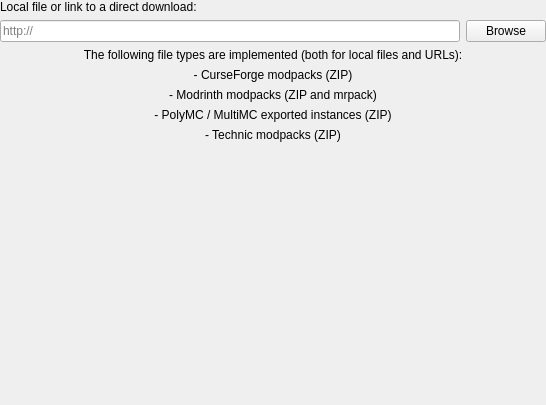
<?xml version="1.0" encoding="UTF-8"?>
<ui version="4.0">
 <class>ImportPage</class>
 <widget class="QWidget" name="ImportPage">
  <property name="geometry">
   <rect>
    <x>0</x>
    <y>0</y>
    <width>546</width>
    <height>405</height>
   </rect>
  </property>
  <layout class="QGridLayout" name="gridLayout">
   <property name="leftMargin">
    <number>0</number>
   </property>
   <property name="topMargin">
    <number>0</number>
   </property>
   <property name="rightMargin">
    <number>0</number>
   </property>
   <property name="bottomMargin">
    <number>0</number>
   </property>
   <item row="2" column="0">
    <widget class="QLineEdit" name="modpackEdit">
     <property name="placeholderText">
      <string notr="true">http://</string>
     </property>
    </widget>
   </item>
   <item row="2" column="1">
    <widget class="QPushButton" name="modpackBtn">
     <property name="text">
      <string>Browse</string>
     </property>
    </widget>
   </item>
   <item row="3" column="0" rowspan="2" colspan="2">
    <layout class="QVBoxLayout" name="verticalLayout">
     <item>
      <widget class="QLabel" name="label">
       <property name="text">
        <string>The following file types are implemented (both for local files and URLs):</string>
       </property>
       <property name="alignment">
        <set>Qt::AlignCenter</set>
       </property>
      </widget>
     </item>
     <item>
      <widget class="QLabel" name="label_5">
       <property name="text">
        <string>- CurseForge modpacks (ZIP)</string>
       </property>
       <property name="alignment">
        <set>Qt::AlignCenter</set>
       </property>
      </widget>
     </item>
     <item>
      <widget class="QLabel" name="label_3">
       <property name="text">
        <string>- Modrinth modpacks (ZIP and mrpack)</string>
       </property>
       <property name="alignment">
        <set>Qt::AlignCenter</set>
       </property>
      </widget>
     </item>
     <item>
      <widget class="QLabel" name="label_2">
       <property name="text">
        <string>- PolyMC / MultiMC exported instances (ZIP)</string>
       </property>
       <property name="alignment">
        <set>Qt::AlignCenter</set>
       </property>
      </widget>
     </item>
     <item>
      <widget class="QLabel" name="label_4">
       <property name="text">
        <string>- Technic modpacks (ZIP)</string>
       </property>
       <property name="alignment">
        <set>Qt::AlignCenter</set>
       </property>
      </widget>
     </item>
    </layout>
   </item>
   <item row="5" column="0" colspan="2">
    <spacer name="verticalSpacer">
     <property name="orientation">
      <enum>Qt::Vertical</enum>
     </property>
     <property name="sizeHint" stdset="0">
      <size>
       <width>20</width>
       <height>40</height>
      </size>
     </property>
    </spacer>
   </item>
   <item row="0" column="0" colspan="2">
    <widget class="QLabel" name="modpackLabel">
     <property name="text">
      <string>Local file or link to a direct download:</string>
     </property>
    </widget>
   </item>
  </layout>
 </widget>
 <resources/>
 <connections/>
</ui>
